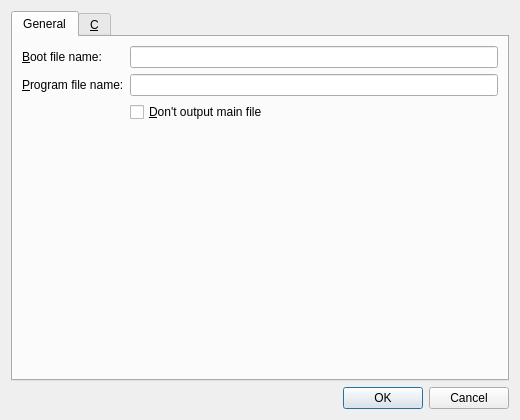
<?xml version="1.0" encoding="UTF-8"?>
<ui version="4.0">
 <class>ProjectSettingsDialog</class>
 <widget class="QDialog" name="ProjectSettingsDialog">
  <property name="geometry">
   <rect>
    <x>0</x>
    <y>0</y>
    <width>520</width>
    <height>420</height>
   </rect>
  </property>
  <property name="windowTitle">
   <string>Settings</string>
  </property>
  <layout class="QVBoxLayout" name="mainLayout">
   <item>
    <widget class="QTabWidget" name="tabWidget">
     <property name="currentIndex">
      <number>0</number>
     </property>
     <property name="tabsClosable">
      <bool>false</bool>
     </property>
     <property name="movable">
      <bool>false</bool>
     </property>
     <widget class="QWidget" name="generalTab">
      <attribute name="title">
       <string>General</string>
      </attribute>
      <layout class="QFormLayout" name="formLayout">
       <item row="0" column="0">
        <widget class="QLabel" name="bootFileLabel">
         <property name="text">
          <string>&amp;Boot file name:</string>
         </property>
         <property name="buddy">
          <cstring>bootFileEdit</cstring>
         </property>
        </widget>
       </item>
       <item row="0" column="1">
        <widget class="QLineEdit" name="bootFileEdit"/>
       </item>
       <item row="1" column="0">
        <widget class="QLabel" name="programFileLabel">
         <property name="text">
          <string>&amp;Program file name:</string>
         </property>
         <property name="buddy">
          <cstring>programFileEdit</cstring>
         </property>
        </widget>
       </item>
       <item row="1" column="1">
        <widget class="QLineEdit" name="programFileEdit"/>
       </item>
       <item row="2" column="1">
        <widget class="QCheckBox" name="dontOutputMainFileCheck">
         <property name="text">
          <string>&amp;Don't output main file</string>
         </property>
        </widget>
       </item>
      </layout>
     </widget>
     <widget class="QWidget" name="cTab">
      <attribute name="title">
       <string>&amp;C</string>
      </attribute>
      <layout class="QFormLayout" name="cTabLayout">
       <property name="fieldGrowthPolicy">
        <enum>QFormLayout::ExpandingFieldsGrow</enum>
       </property>
       <item row="0" column="0">
        <widget class="QLabel" name="standardLabel">
         <property name="text">
          <string>&amp;Standard compliance:</string>
         </property>
         <property name="buddy">
          <cstring>standardCombo</cstring>
         </property>
        </widget>
       </item>
       <item row="0" column="1">
        <layout class="QHBoxLayout" name="standardLayout">
         <property name="spacing">
          <number>4</number>
         </property>
         <item>
          <widget class="QComboBox" name="standardCombo">
           <property name="sizePolicy">
            <sizepolicy hsizetype="Expanding" vsizetype="Fixed">
             <horstretch>0</horstretch>
             <verstretch>0</verstretch>
            </sizepolicy>
           </property>
          </widget>
         </item>
         <item>
          <widget class="QLabel" name="optimizationLabel">
           <property name="text">
            <string>&amp;Optimization:</string>
           </property>
           <property name="buddy">
            <cstring>optimizationCombo</cstring>
           </property>
          </widget>
         </item>
         <item>
          <widget class="QComboBox" name="optimizationCombo">
           <property name="sizePolicy">
            <sizepolicy hsizetype="Expanding" vsizetype="Fixed">
             <horstretch>0</horstretch>
             <verstretch>0</verstretch>
            </sizepolicy>
           </property>
          </widget>
         </item>
        </layout>
       </item>
       <item row="1" column="1">
        <widget class="QCheckBox" name="charUnsignedCheck">
         <property name="text">
          <string>Default char is &amp;unsigned</string>
         </property>
        </widget>
       </item>
       <item row="2" column="1">
        <widget class="QCheckBox" name="omitFramePointerCheck">
         <property name="text">
          <string>Omit &amp;frame pointer</string>
         </property>
        </widget>
       </item>
       <item row="3" column="1">
        <widget class="QCheckBox" name="stackAutoVarsCheck">
         <property name="text">
          <string>Stack &amp;automatic variables</string>
         </property>
        </widget>
       </item>
       <item row="4" column="1">
        <widget class="QCheckBox" name="calleeSavesCheck">
         <property name="text">
          <string>Callee saves &amp;registers</string>
         </property>
        </widget>
       </item>
       <item row="8" column="0">
        <widget class="QLabel" name="definesLabel">
         <property name="sizePolicy">
          <sizepolicy hsizetype="Expanding" vsizetype="Preferred">
           <horstretch>0</horstretch>
           <verstretch>0</verstretch>
          </sizepolicy>
         </property>
         <property name="text">
          <string>Preprocessor &amp;defines:</string>
         </property>
         <property name="alignment">
          <set>Qt::AlignLeading|Qt::AlignLeft|Qt::AlignTop</set>
         </property>
         <property name="buddy">
          <cstring>definesList</cstring>
         </property>
        </widget>
       </item>
       <item row="8" column="1">
        <layout class="QVBoxLayout" name="definesLayout">
         <item>
          <widget class="QListWidget" name="definesList">
           <property name="editTriggers">
            <set>QAbstractItemView::NoEditTriggers</set>
           </property>
           <property name="showDropIndicator" stdset="0">
            <bool>false</bool>
           </property>
           <property name="dragEnabled">
            <bool>false</bool>
           </property>
           <property name="dragDropOverwriteMode">
            <bool>false</bool>
           </property>
           <property name="dragDropMode">
            <enum>QAbstractItemView::NoDragDrop</enum>
           </property>
           <property name="defaultDropAction">
            <enum>Qt::CopyAction</enum>
           </property>
           <property name="selectionMode">
            <enum>QAbstractItemView::SingleSelection</enum>
           </property>
           <property name="selectionBehavior">
            <enum>QAbstractItemView::SelectRows</enum>
           </property>
           <property name="movement">
            <enum>QListView::Static</enum>
           </property>
           <property name="flow">
            <enum>QListView::TopToBottom</enum>
           </property>
           <property name="resizeMode">
            <enum>QListView::Fixed</enum>
           </property>
           <property name="layoutMode">
            <enum>QListView::SinglePass</enum>
           </property>
           <property name="viewMode">
            <enum>QListView::ListMode</enum>
           </property>
           <property name="uniformItemSizes">
            <bool>true</bool>
           </property>
           <property name="wordWrap">
            <bool>false</bool>
           </property>
           <property name="selectionRectVisible">
            <bool>false</bool>
           </property>
           <property name="sortingEnabled">
            <bool>false</bool>
           </property>
          </widget>
         </item>
         <item>
          <layout class="QHBoxLayout" name="defineButtonsLayout">
           <item>
            <spacer name="defineButtonsSpacer">
             <property name="orientation">
              <enum>Qt::Horizontal</enum>
             </property>
             <property name="sizeHint" stdset="0">
              <size>
               <width>40</width>
               <height>20</height>
              </size>
             </property>
            </spacer>
           </item>
           <item>
            <widget class="QPushButton" name="addDefineButton">
             <property name="text">
              <string>&amp;Add...</string>
             </property>
            </widget>
           </item>
           <item>
            <widget class="QPushButton" name="removeDefineButton">
             <property name="text">
              <string>&amp;Remove</string>
             </property>
            </widget>
           </item>
          </layout>
         </item>
        </layout>
       </item>
       <item row="5" column="0">
        <widget class="QLabel" name="codeSegLabel">
         <property name="text">
          <string>&amp;Code section:</string>
         </property>
         <property name="buddy">
          <cstring>codeSegEdit</cstring>
         </property>
        </widget>
       </item>
       <item row="5" column="1">
        <widget class="QLineEdit" name="codeSegEdit"/>
       </item>
       <item row="6" column="0">
        <widget class="QLabel" name="constSegLabel">
         <property name="text">
          <string>Con&amp;st section:</string>
         </property>
         <property name="buddy">
          <cstring>constSegEdit</cstring>
         </property>
        </widget>
       </item>
       <item row="6" column="1">
        <widget class="QLineEdit" name="constSegEdit"/>
       </item>
       <item row="7" column="0">
        <widget class="QLabel" name="dataSegLabel">
         <property name="text">
          <string>Da&amp;ta section:</string>
         </property>
         <property name="buddy">
          <cstring>dataSegEdit</cstring>
         </property>
        </widget>
       </item>
       <item row="7" column="1">
        <widget class="QLineEdit" name="dataSegEdit"/>
       </item>
      </layout>
     </widget>
    </widget>
   </item>
   <item>
    <widget class="QDialogButtonBox" name="buttonBox">
     <property name="orientation">
      <enum>Qt::Horizontal</enum>
     </property>
     <property name="standardButtons">
      <set>QDialogButtonBox::Cancel|QDialogButtonBox::Ok</set>
     </property>
    </widget>
   </item>
  </layout>
 </widget>
 <tabstops>
  <tabstop>tabWidget</tabstop>
  <tabstop>standardCombo</tabstop>
  <tabstop>optimizationCombo</tabstop>
  <tabstop>charUnsignedCheck</tabstop>
  <tabstop>omitFramePointerCheck</tabstop>
  <tabstop>stackAutoVarsCheck</tabstop>
  <tabstop>calleeSavesCheck</tabstop>
  <tabstop>codeSegEdit</tabstop>
  <tabstop>constSegEdit</tabstop>
  <tabstop>dataSegEdit</tabstop>
  <tabstop>definesList</tabstop>
  <tabstop>addDefineButton</tabstop>
  <tabstop>removeDefineButton</tabstop>
 </tabstops>
 <resources/>
 <connections>
  <connection>
   <sender>buttonBox</sender>
   <signal>accepted()</signal>
   <receiver>ProjectSettingsDialog</receiver>
   <slot>accept()</slot>
   <hints>
    <hint type="sourcelabel">
     <x>248</x>
     <y>254</y>
    </hint>
    <hint type="destinationlabel">
     <x>157</x>
     <y>274</y>
    </hint>
   </hints>
  </connection>
  <connection>
   <sender>buttonBox</sender>
   <signal>rejected()</signal>
   <receiver>ProjectSettingsDialog</receiver>
   <slot>reject()</slot>
   <hints>
    <hint type="sourcelabel">
     <x>316</x>
     <y>260</y>
    </hint>
    <hint type="destinationlabel">
     <x>286</x>
     <y>274</y>
    </hint>
   </hints>
  </connection>
 </connections>
</ui>
